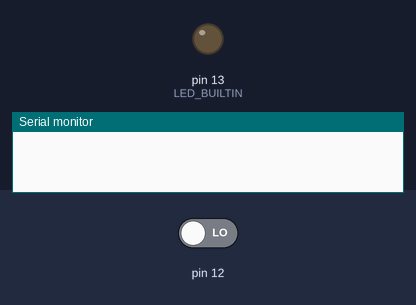
Bench run of a sketch on a simulated Arduino Uno, built with avr-gcc and run on an emulated ATmega328P. Parts: output pins drawn as LEDs (lit = HIGH), the last lines printed to the serial monitor. The test bench sets the inputs (shaded band); at power-on: pin 12 LOW.

Above: at 1.2 s.
1.3 s: pin 12 driven HIGH
At 1.7 s:
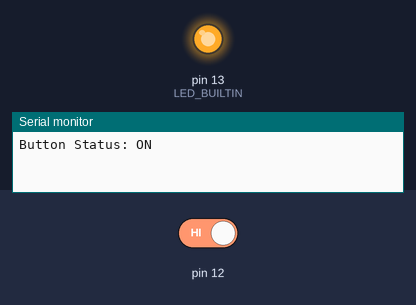
2.8 s: pin 12 driven LOW
At 4.0 s:
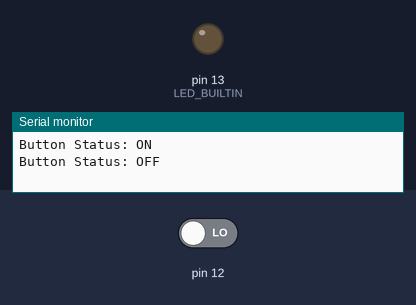
Timing chart, 0 to 5.8 s (numbered marks = the images above; inputs shaded):
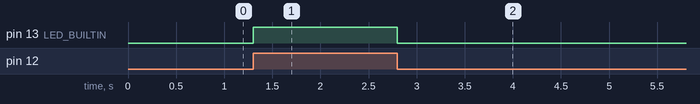

The sketch:

01_edge_triggered_LED.ino
```cpp
bool lastButtonState = false;

void setup() {
    pinMode(12, INPUT);
    pinMode(LED_BUILTIN, OUTPUT);
    Serial.begin(9600);
}

void loop() {
    bool button = digitalRead(12);
    if(button != lastButtonState){
        if(button == true){
            digitalWrite(LED_BUILTIN, HIGH);
            Serial.println("Button Status: ON");
        }
        else{
            digitalWrite(LED_BUILTIN, LOW);
            Serial.println("Button Status: OFF");
        }
        delay(50);
    }
    lastButtonState = button;
}
```

Measured:
- after the input at 1.3 s, pin 13 (LED_BUILTIN): LOW → HIGH at once
- after the input at 2.8 s, pin 13 (LED_BUILTIN): HIGH → LOW at once
